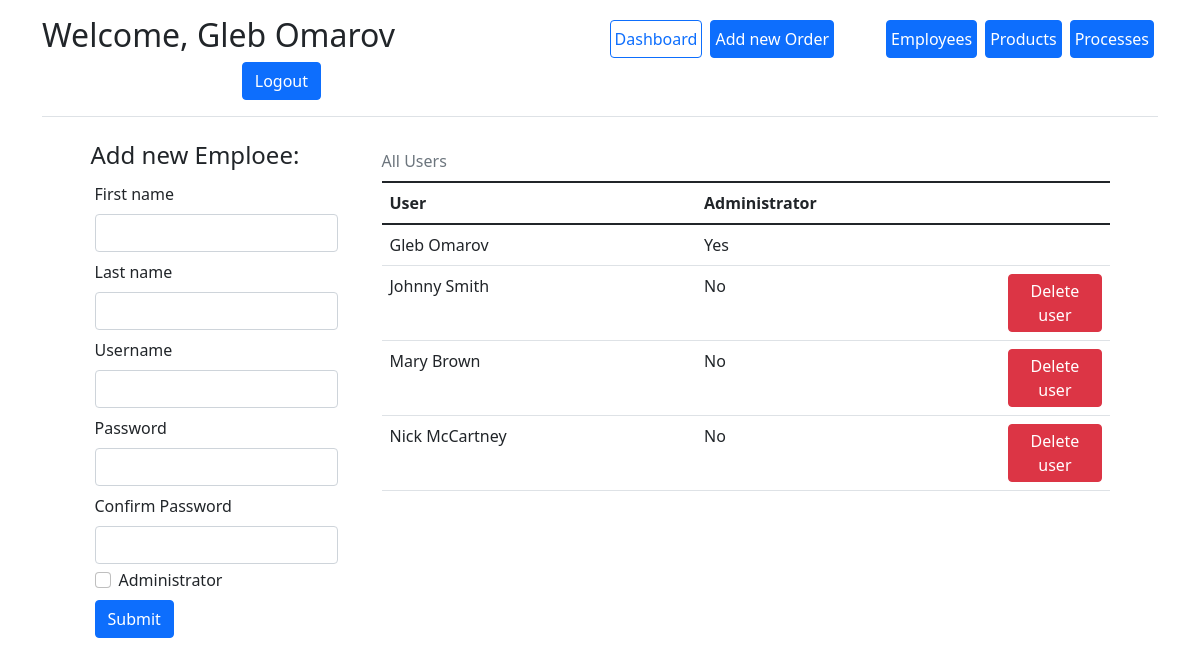
Before: /add_user (signed in) with the older database file.
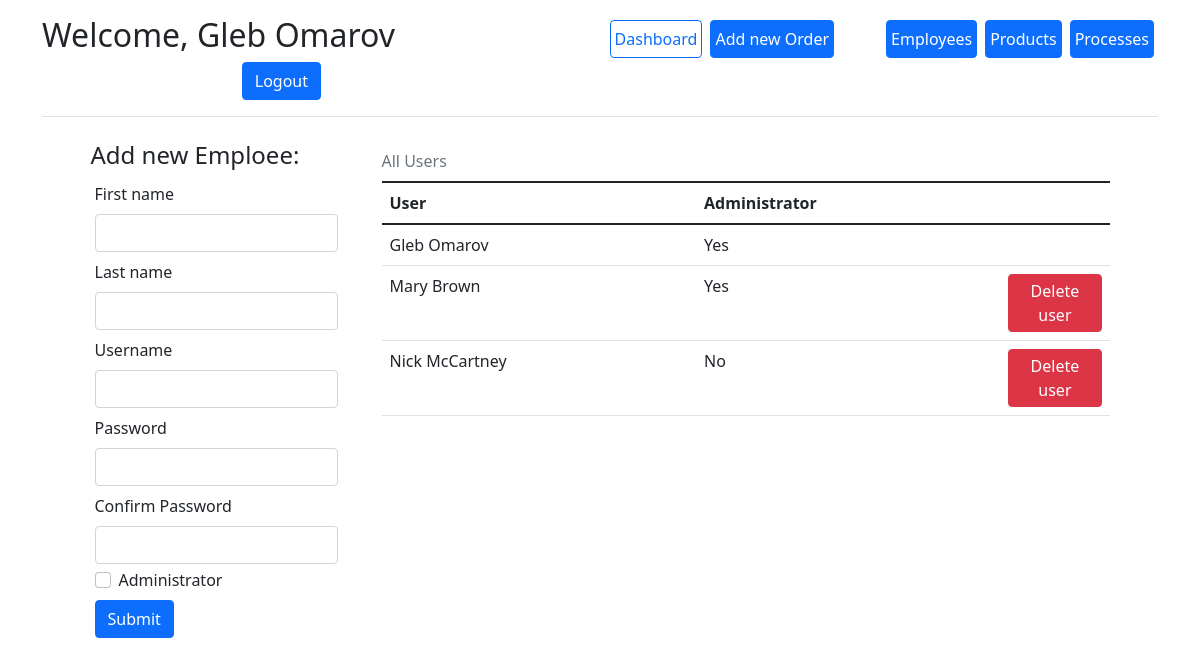
After: the same page with the newer database file.
### app/models.py (models this page shows)
class Employee(db.Model, UserMixin):
    id = db.Column(db.Integer, primary_key=True, nullable=False, autoincrement=True)
    first_name = db.Column("First name", db.String)
    last_name = db.Column("Last name", db.String)
    user_name = db.Column("Username", db.String, unique=True)
    password = db.Column("Password", db.String)
    admin = db.Column("Administrator", db.Boolean, default=False)
    processes = db.relationship('Process', backref='employee', lazy='dynamic')

### app/routes.py (the view)
@process_app.route('/add_user')
@login_required
def add_user():
    if not current_user.admin:
        return redirect(url_for('login'))
    form = AddEmployee()
    table = models.Employee.query.all()
    return render_template('add_user.html', form=form, table=table)

### app/forms.py
class AddEmployee(FlaskForm):
    first_name = StringField("First name", validators=[InputRequired()])
    last_name = StringField("Last name", validators=[InputRequired()])
    user_name = StringField("Username", validators=[InputRequired()])
    password = PasswordField("Password", validators=[InputRequired(),
                                                     EqualTo('password_confirm', message='Passwords must match')])
    password_confirm = PasswordField("Confirm Password", validators=[InputRequired()])
    admin = BooleanField("Administrator")
    submit = SubmitField()

### app/__init__.py (called while the page is built)
@login_manager.user_loader
def load_user(user_id):
    return Employee.query.get(int(user_id))

### app/templates/add_user.html (shortened to what this page needs)
{% extends "base.html" %}
{% block content %}
<div class="container">
    <div class="row g-5 justify-content-md-center">
        <form action="" method="post" class="col-3">
            <h4>Add new Emploee:</h4>
            {% for field in form if field.name not in ("csrf_token", "submit", "admin") %}
            {{ field.label(class="m-1") }}
            {{ field(class="form-control m-1") }}
            {% endfor %}
            <div class="form-check  m-1">
                <input class="form-check-input" type="checkbox" name="admin" id="cbx_admin">
                <label class="form-check-label" for="cbx_admin">Administrator</label>
            </div>
            {{ form.submit(class="btn btn-primary m-1") }}
        </form>
        <div class="col-8">
            <table class="table table-hover">
                <caption class="caption-top test-center">All Users</caption>
                <thead>
                <tr>
                    <th scope="col">User</th>
                    <th scope="col">Administrator</th>
                    <th scope="col" style="width:15%;"></th>
                </tr>
                </thead>
                <tbody>
                {% for user in table %}
                <tr>
                    <td>{{ user.first_name }} {{ user.last_name }}</td>
                    <td>
                        {% if user.admin %} Yes {% else %} No {% endif %}
                    </td>
                    <td>
                        {% if user.id > 1 %}
                        <a href="{{ url_for('remove_user', user_id=user.id) }}" class="btn btn-danger p-1">Delete user</a>
                        {% endif %}
                    </td>
                </tr>
                {% endfor %}
                </tbody>
            </table>
        </div>
    </div>
</div>
{% endblock %}

### app/templates/navbar.html
<div class="container">
    <header class="d-flex flex-wrap align-items-center justify-content-center justify-content-md-between py-3 mb-4 border-bottom">
    {% if current_user.is_authenticated %}
    <h2>Welcome, {{ current_user.first_name}} {{ current_user.last_name}}</h2>
    {% endif %}
    {% if current_user.is_authenticated and current_user.admin %}
    <ul class="nav col-12 col-md-auto mb-2 justify-content-center mb-md-0">
        <li><a href="{{ url_for('dashboard') }}" class="px-1 mx-1 btn btn-outline-primary">Dashboard</a></li>
        <li><a href="{{ url_for('add_order') }}" class="px-1 ms-1 me-5 btn btn-primary">Add new Order</a></li>
        <li><a href="{{ url_for('add_user') }}" class="px-1 mx-1 btn btn-primary">Employees</a></li>
        <li><a href="{{ url_for('add_product') }}" class="px-1 mx-1 btn btn-primary">Products</a></li>
        <li><a href="{{ url_for('add_process') }}" class="px-1 mx-1 btn btn-primary">Processes</a></li>
    </ul>
    {% endif %}
    <div class="col-md-3 text-end">
        {% if current_user.is_authenticated %}
        <a href="{{ url_for('logout') }}" class="btn btn-primary">Logout</a>
        {% else %}
        <a href="{{ url_for('login') }}" class="btn btn-outline-primary me-2">Login</a>
        {% endif %}
    </div>
</header>
</div>

Changed rows visible on the page:
removed Employee: first_name "Johnny", last_name "Smith", Administrator "No"
changed Employee "Mary": Administrator "No" → "Yes"
